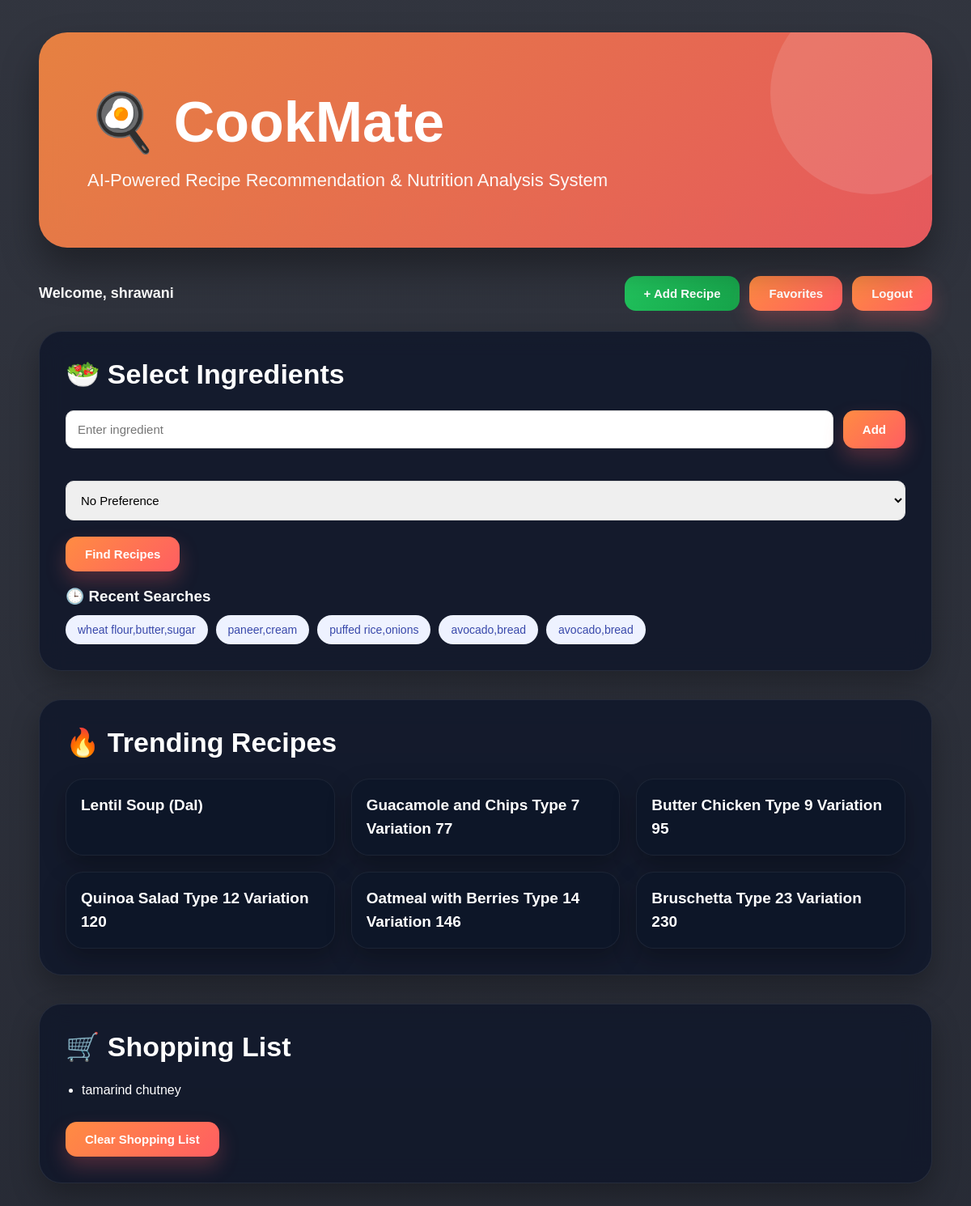
The app's page / (signed in), older data.
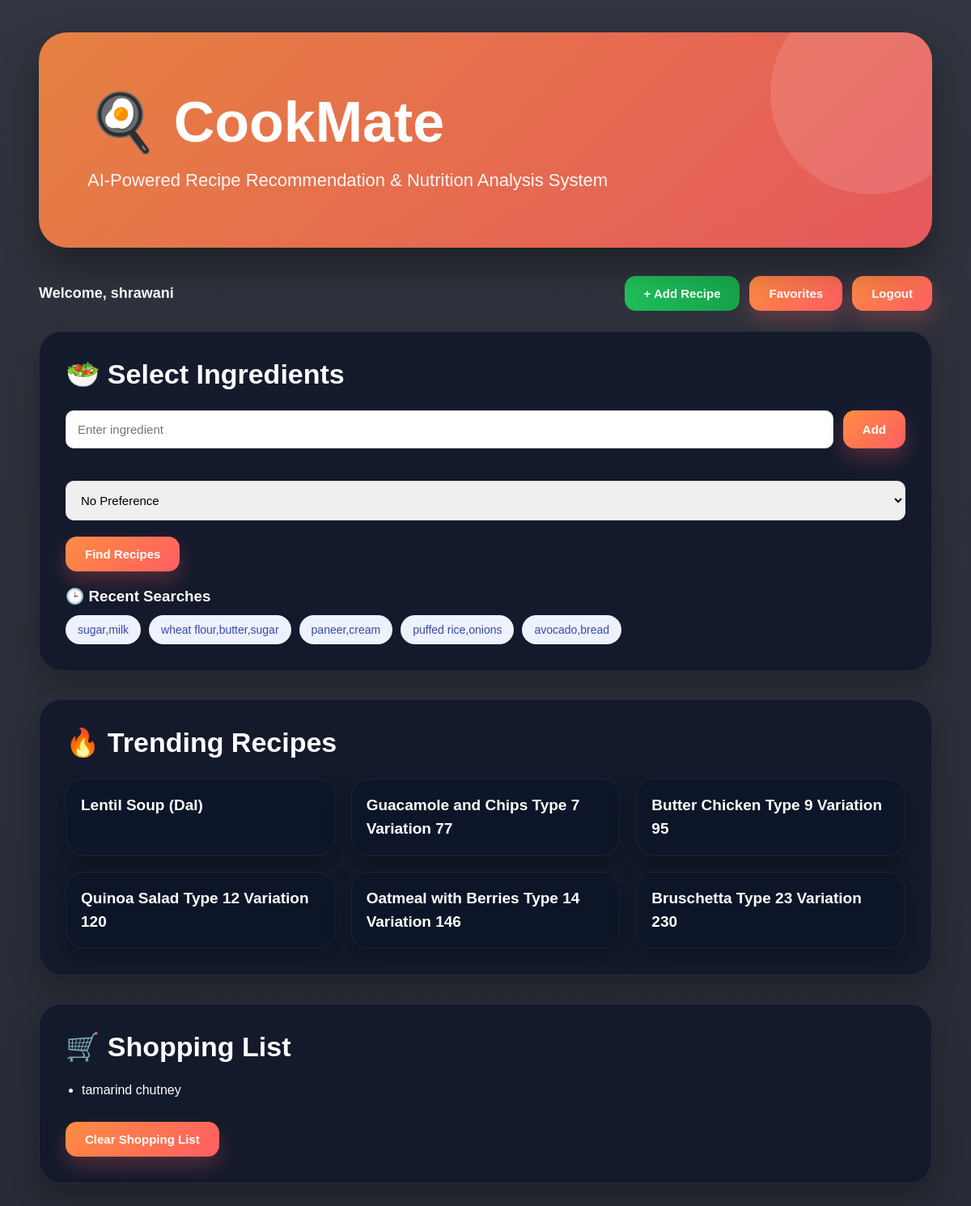
The same page, newer data.
### recipes/models.py (models this page shows, shortened)
class SearchHistory(models.Model):
    user = models.ForeignKey(
        User,
        on_delete=models.CASCADE
    )
    ingredients = models.TextField()
    created_at = models.DateTimeField(auto_now_add=True)
    searched_at = models.DateTimeField(
        auto_now_add=True
    )

class Recipe(models.Model):
    name = models.CharField(max_length=200)
    ingredients = models.ManyToManyField(Ingredient)
    instructions = models.TextField()
    cooking_time = models.IntegerField()
    difficulty = models.CharField(max_length=50)
    cuisine = models.CharField(
    max_length=100,
    null=True,
    blank=True)
    image = models.ImageField(upload_to='recipe_images/', null=True, blank=True)
    user = models.ForeignKey(User, on_delete=models.CASCADE, null=True, blank=True)
    popularity_score = models.IntegerField(default=0)

class ShoppingList(models.Model):
    user = models.ForeignKey(
        User,
        on_delete=models.CASCADE
    )
    ingredient = models.ForeignKey(
        Ingredient,
        on_delete=models.CASCADE
    )
    created_at = models.DateTimeField(
        auto_now_add=True
    )

class Ingredient(models.Model):
    name = models.CharField(max_length=100)

### recipes/views.py (the view, shortened to what this page needs)
# urls.py: path('', views.home, name='home'),
def home(request):
    recommended_recipes = []
    recent_searches = []
    shopping_list = []
    favorite_recipe_ids = []
    trending_recipes = Recipe.objects.order_by(
        '-popularity_score'
    )[:6]
    if request.user.is_authenticated:
        favorite_recipe_ids = Favorite.objects.filter(
            user=request.user
        ).values_list(
            'recipe_id',
            flat=True
        )
        recent_searches = SearchHistory.objects.filter(
            user=request.user
        ).order_by('-created_at')[:5]
        shopping_list = ShoppingList.objects.filter(
            user=request.user
        ).order_by('-created_at')
    return render(request, 'home.html', {
        'recommended_recipes': recommended_recipes,
        'recent_searches': recent_searches,
        'shopping_list': shopping_list,
        'favorite_recipe_ids': favorite_recipe_ids,
        'trending_recipes': trending_recipes
    })

### recipes/templates/home.html (shortened to what this page needs)
<!DOCTYPE html>
<html lang="en">
<head>
</head>
<body>
<div class="container">
    <div class="header">
        <h1>
            🍳 CookMate
        </h1>
        <p>
            AI-Powered Recipe Recommendation
            & Nutrition Analysis System
        </p>
    </div>
    <div class="top-bar">
        <div class="top-left">
            {% if user.is_authenticated %}
            <div class="welcome">
                Welcome,
                <strong>
                    {{ request.user.username }}
                </strong>
            </div>
            {% endif %}
        </div>
        <div class="top-right">
            {% if user.is_authenticated %}
            <a
                href="/add-recipe/"
                class="btn btn-secondary"
            >
                + Add Recipe
            </a>
            <a
                href="/favorites/"
                class="btn btn-primary"
            >
                Favorites
            </a>
            <form
                method="POST"
                action="{% url 'logout' %}"
            >
                <button
                    type="submit"
                    class="btn btn-primary"
                >
                    Logout
                </button>
            </form>
            {% endif %}
        </div>
    </div>
    <div class="card">
        <h2>🥗 Select Ingredients</h2>
        <form
            method="POST"
            onsubmit="prepareIngredients()"
        >
            <div class="ingredient-box">
                <input
                    type="text"
                    id="ingredientInput"
                    placeholder="Enter ingredient"
                >
                <button
                    type="button"
                    class="btn btn-primary"
                    onclick="addIngredient()"
                >
                    Add
                </button>
            </div>
            <select name="health_goal">
                <option value="none">
                    No Preference
                </option>
            </select>
            <button
                type="submit"
                class="btn btn-primary"
            >
                Find Recipes
            </button>
        </form>
        {% if recent_searches %}
        <div class="recent-searches">
            <h3>🕒 Recent Searches</h3>
            <div class="recent-tags">
                {% for search in recent_searches %}
                <div class="recent-item">
                    {{ search.ingredients }}
                </div>
                {% endfor %}
            </div>
        </div>
        {% endif %}
    </div>
    {% if trending_recipes %}
    <div class="card">
        <h2>🔥 Trending Recipes</h2>
        <div class="trending-grid">
            {% for recipe in trending_recipes %}
            <div class="trend-card">
                <h4>{{ recipe.name }}</h4>
            </div>
            {% endfor %}
        </div>
    </div>
    {% endif %}
    {% if shopping_list %}
    <div class="card">
        <h2>🛒 Shopping List</h2>
        <div class="shopping-list">
            <ul>
                {% for item in shopping_list %}
                <li>
                    {{ item.ingredient.name }}
                </li>
                {% endfor %}
            </ul>
        </div>
        <br>
        <a
            href="/clear-shopping-list/"
            class="btn btn-primary"
        >
            Clear Shopping List
        </a>
    </div>
    {% endif %}
</div>
</body>
</html>

Row changes from the older to the newer data that the page shows:
no longer on this page (row unchanged): SearchHistory: ingredients "avocado,bread"
added SearchHistory: ingredients "sugar,milk"
